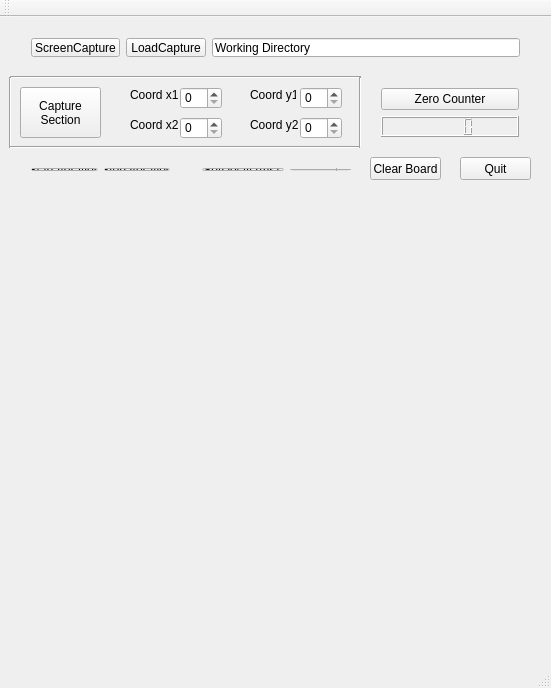
<?xml version="1.0" encoding="UTF-8"?>
<ui version="4.0">
 <class>MainWindow</class>
 <widget class="QMainWindow" name="MainWindow">
  <property name="geometry">
   <rect>
    <x>0</x>
    <y>0</y>
    <width>551</width>
    <height>688</height>
   </rect>
  </property>
  <property name="windowTitle">
   <string>MainWindow</string>
  </property>
  <widget class="QWidget" name="centralWidget">
   <widget class="QPushButton" name="pushButton">
    <property name="geometry">
     <rect>
      <x>460</x>
      <y>140</y>
      <width>71</width>
      <height>23</height>
     </rect>
    </property>
    <property name="text">
     <string>Quit</string>
    </property>
   </widget>
   <widget class="MyPanelOpenGL" name="widget" native="true">
    <property name="geometry">
     <rect>
      <x>20</x>
      <y>180</y>
      <width>500</width>
      <height>500</height>
     </rect>
    </property>
   </widget>
   <widget class="QPushButton" name="pushButton_3">
    <property name="geometry">
     <rect>
      <x>20</x>
      <y>70</y>
      <width>81</width>
      <height>51</height>
     </rect>
    </property>
    <property name="text">
     <string>Capture
Section</string>
    </property>
   </widget>
   <widget class="QLabel" name="label">
    <property name="geometry">
     <rect>
      <x>130</x>
      <y>70</y>
      <width>51</width>
      <height>16</height>
     </rect>
    </property>
    <property name="text">
     <string>Coord x1</string>
    </property>
   </widget>
   <widget class="QLabel" name="label_2">
    <property name="geometry">
     <rect>
      <x>130</x>
      <y>100</y>
      <width>51</width>
      <height>16</height>
     </rect>
    </property>
    <property name="text">
     <string>Coord x2</string>
    </property>
   </widget>
   <widget class="QLabel" name="label_3">
    <property name="geometry">
     <rect>
      <x>250</x>
      <y>70</y>
      <width>46</width>
      <height>16</height>
     </rect>
    </property>
    <property name="text">
     <string>Coord y1</string>
    </property>
   </widget>
   <widget class="QLabel" name="label_4">
    <property name="geometry">
     <rect>
      <x>250</x>
      <y>100</y>
      <width>51</width>
      <height>16</height>
     </rect>
    </property>
    <property name="text">
     <string>Coord y2</string>
    </property>
   </widget>
   <widget class="Line" name="line">
    <property name="geometry">
     <rect>
      <x>10</x>
      <y>50</y>
      <width>351</width>
      <height>20</height>
     </rect>
    </property>
    <property name="orientation">
     <enum>Qt::Horizontal</enum>
    </property>
   </widget>
   <widget class="Line" name="line_2">
    <property name="geometry">
     <rect>
      <x>-10</x>
      <y>60</y>
      <width>41</width>
      <height>71</height>
     </rect>
    </property>
    <property name="orientation">
     <enum>Qt::Vertical</enum>
    </property>
   </widget>
   <widget class="Line" name="line_3">
    <property name="geometry">
     <rect>
      <x>10</x>
      <y>120</y>
      <width>351</width>
      <height>21</height>
     </rect>
    </property>
    <property name="orientation">
     <enum>Qt::Horizontal</enum>
    </property>
   </widget>
   <widget class="Line" name="line_4">
    <property name="geometry">
     <rect>
      <x>350</x>
      <y>60</y>
      <width>20</width>
      <height>71</height>
     </rect>
    </property>
    <property name="orientation">
     <enum>Qt::Vertical</enum>
    </property>
   </widget>
   <widget class="QWidget" name="">
    <property name="geometry">
     <rect>
      <x>20</x>
      <y>10</y>
      <width>511</width>
      <height>41</height>
     </rect>
    </property>
    <layout class="QHBoxLayout" name="horizontalLayout_5">
     <item>
      <layout class="QHBoxLayout" name="horizontalLayout">
       <item>
        <widget class="QPushButton" name="pushButton_2">
         <property name="text">
          <string>ScreenCapture</string>
         </property>
        </widget>
       </item>
       <item>
        <widget class="QPushButton" name="pushButton_6">
         <property name="text">
          <string>LoadCapture</string>
         </property>
        </widget>
       </item>
      </layout>
     </item>
     <item>
      <widget class="QLineEdit" name="lineEdit_5">
       <property name="text">
        <string>Working Directory</string>
       </property>
      </widget>
     </item>
    </layout>
   </widget>
   <widget class="QPushButton" name="pushButton_8">
    <property name="geometry">
     <rect>
      <x>370</x>
      <y>140</y>
      <width>71</width>
      <height>23</height>
     </rect>
    </property>
    <property name="text">
     <string>Clear Board</string>
    </property>
   </widget>
   <widget class="QWidget" name="">
    <property name="geometry">
     <rect>
      <x>191</x>
      <y>140</y>
      <width>171</width>
      <height>25</height>
     </rect>
    </property>
    <layout class="QHBoxLayout" name="horizontalLayout_3">
     <item>
      <widget class="QPushButton" name="pushButton_7">
       <property name="text">
        <string>SetDelay (ms):</string>
       </property>
      </widget>
     </item>
     <item>
      <widget class="QSpinBox" name="spinBox">
       <property name="maximum">
        <number>99999</number>
       </property>
       <property name="value">
        <number>100</number>
       </property>
      </widget>
     </item>
    </layout>
   </widget>
   <widget class="QSpinBox" name="spinBox_2">
    <property name="geometry">
     <rect>
      <x>180</x>
      <y>70</y>
      <width>42</width>
      <height>22</height>
     </rect>
    </property>
   </widget>
   <widget class="QSpinBox" name="spinBox_3">
    <property name="geometry">
     <rect>
      <x>180</x>
      <y>100</y>
      <width>42</width>
      <height>22</height>
     </rect>
    </property>
   </widget>
   <widget class="QSpinBox" name="spinBox_4">
    <property name="geometry">
     <rect>
      <x>300</x>
      <y>70</y>
      <width>42</width>
      <height>22</height>
     </rect>
    </property>
   </widget>
   <widget class="QSpinBox" name="spinBox_5">
    <property name="geometry">
     <rect>
      <x>300</x>
      <y>100</y>
      <width>42</width>
      <height>22</height>
     </rect>
    </property>
   </widget>
   <widget class="QWidget" name="">
    <property name="geometry">
     <rect>
      <x>20</x>
      <y>140</y>
      <width>161</width>
      <height>25</height>
     </rect>
    </property>
    <layout class="QHBoxLayout" name="horizontalLayout_2">
     <item>
      <widget class="QPushButton" name="pushButton_4">
       <property name="text">
        <string>Start Iteration</string>
       </property>
      </widget>
     </item>
     <item>
      <widget class="QPushButton" name="pushButton_5">
       <property name="text">
        <string>Stop Iteration</string>
       </property>
      </widget>
     </item>
    </layout>
   </widget>
   <widget class="QWidget" name="">
    <property name="geometry">
     <rect>
      <x>370</x>
      <y>60</y>
      <width>160</width>
      <height>71</height>
     </rect>
    </property>
    <layout class="QVBoxLayout" name="verticalLayout">
     <item>
      <widget class="QPushButton" name="pushButton_9">
       <property name="text">
        <string>Zero Counter</string>
       </property>
      </widget>
     </item>
     <item>
      <widget class="QLCDNumber" name="lcdNumber"/>
     </item>
    </layout>
   </widget>
   <zorder>pushButton</zorder>
   <zorder>widget</zorder>
   <zorder>pushButton_4</zorder>
   <zorder>pushButton_5</zorder>
   <zorder>pushButton_2</zorder>
   <zorder>pushButton_3</zorder>
   <zorder>label</zorder>
   <zorder>label_2</zorder>
   <zorder>label_3</zorder>
   <zorder>label_4</zorder>
   <zorder>line</zorder>
   <zorder>line_2</zorder>
   <zorder>line_3</zorder>
   <zorder>line_4</zorder>
   <zorder>pushButton_6</zorder>
   <zorder>spinBox</zorder>
   <zorder>lcdNumber</zorder>
   <zorder>pushButton_9</zorder>
   <zorder>lineEdit_5</zorder>
   <zorder>pushButton_2</zorder>
   <zorder>pushButton_6</zorder>
   <zorder></zorder>
   <zorder>pushButton</zorder>
   <zorder>pushButton_8</zorder>
   <zorder>pushButton_8</zorder>
   <zorder>pushButton</zorder>
   <zorder></zorder>
   <zorder>pushButton_8</zorder>
   <zorder>pushButton</zorder>
   <zorder></zorder>
   <zorder>spinBox_2</zorder>
   <zorder>spinBox_3</zorder>
   <zorder>spinBox_4</zorder>
   <zorder>spinBox_5</zorder>
   <zorder>lineEdit_5</zorder>
   <zorder>pushButton_2</zorder>
   <zorder>pushButton_6</zorder>
  </widget>
  <widget class="QToolBar" name="mainToolBar">
   <attribute name="toolBarArea">
    <enum>TopToolBarArea</enum>
   </attribute>
   <attribute name="toolBarBreak">
    <bool>false</bool>
   </attribute>
  </widget>
  <widget class="QStatusBar" name="statusBar"/>
 </widget>
 <layoutdefault spacing="6" margin="11"/>
 <customwidgets>
  <customwidget>
   <class>MyPanelOpenGL</class>
   <extends>QWidget</extends>
   <header>mypanelopengl.h</header>
   <container>1</container>
   <slots>
    <signal>iterate_inc()</signal>
    <signal>signal2()</signal>
    <signal>set_path_box(QString)</signal>
    <slot>start()</slot>
    <slot>run()</slot>
    <slot>stop()</slot>
    <slot>eventFilter(QObject*obj,QEvent*event)</slot>
    <slot>slot1()</slot>
    <slot>write_screen()</slot>
    <slot>load_screen()</slot>
    <slot>clear_board()</slot>
    <slot>start_stop_reset()</slot>
    <slot>capture_section()</slot>
   </slots>
  </customwidget>
 </customwidgets>
 <resources/>
 <connections>
  <connection>
   <sender>pushButton_4</sender>
   <signal>clicked()</signal>
   <receiver>widget</receiver>
   <slot>run()</slot>
   <hints>
    <hint type="sourcelabel">
     <x>70</x>
     <y>169</y>
    </hint>
    <hint type="destinationlabel">
     <x>491</x>
     <y>323</y>
    </hint>
   </hints>
  </connection>
  <connection>
   <sender>pushButton_5</sender>
   <signal>clicked()</signal>
   <receiver>widget</receiver>
   <slot>stop()</slot>
   <hints>
    <hint type="sourcelabel">
     <x>165</x>
     <y>164</y>
    </hint>
    <hint type="destinationlabel">
     <x>486</x>
     <y>266</y>
    </hint>
   </hints>
  </connection>
  <connection>
   <sender>pushButton</sender>
   <signal>clicked()</signal>
   <receiver>MainWindow</receiver>
   <slot>close()</slot>
   <hints>
    <hint type="sourcelabel">
     <x>463</x>
     <y>158</y>
    </hint>
    <hint type="destinationlabel">
     <x>533</x>
     <y>447</y>
    </hint>
   </hints>
  </connection>
  <connection>
   <sender>widget</sender>
   <signal>iterate_inc()</signal>
   <receiver>MainWindow</receiver>
   <slot>lcdset()</slot>
   <hints>
    <hint type="sourcelabel">
     <x>324</x>
     <y>286</y>
    </hint>
    <hint type="destinationlabel">
     <x>350</x>
     <y>40</y>
    </hint>
   </hints>
  </connection>
  <connection>
   <sender>pushButton_2</sender>
   <signal>clicked()</signal>
   <receiver>widget</receiver>
   <slot>write_screen()</slot>
   <hints>
    <hint type="sourcelabel">
     <x>47</x>
     <y>47</y>
    </hint>
    <hint type="destinationlabel">
     <x>37</x>
     <y>247</y>
    </hint>
   </hints>
  </connection>
  <connection>
   <sender>pushButton_6</sender>
   <signal>clicked()</signal>
   <receiver>widget</receiver>
   <slot>load_screen()</slot>
   <hints>
    <hint type="sourcelabel">
     <x>137</x>
     <y>50</y>
    </hint>
    <hint type="destinationlabel">
     <x>241</x>
     <y>238</y>
    </hint>
   </hints>
  </connection>
  <connection>
   <sender>pushButton_9</sender>
   <signal>clicked()</signal>
   <receiver>MainWindow</receiver>
   <slot>lcdclear()</slot>
   <hints>
    <hint type="sourcelabel">
     <x>495</x>
     <y>77</y>
    </hint>
    <hint type="destinationlabel">
     <x>547</x>
     <y>59</y>
    </hint>
   </hints>
  </connection>
  <connection>
   <sender>pushButton_8</sender>
   <signal>clicked()</signal>
   <receiver>widget</receiver>
   <slot>clear_board()</slot>
   <hints>
    <hint type="sourcelabel">
     <x>434</x>
     <y>158</y>
    </hint>
    <hint type="destinationlabel">
     <x>447</x>
     <y>250</y>
    </hint>
   </hints>
  </connection>
  <connection>
   <sender>widget</sender>
   <signal>set_path_box(QString)</signal>
   <receiver>MainWindow</receiver>
   <slot>change_path_box(QString)</slot>
   <hints>
    <hint type="sourcelabel">
     <x>302</x>
     <y>305</y>
    </hint>
    <hint type="destinationlabel">
     <x>544</x>
     <y>223</y>
    </hint>
   </hints>
  </connection>
  <connection>
   <sender>spinBox</sender>
   <signal>valueChanged(int)</signal>
   <receiver>MainWindow</receiver>
   <slot>delay_set(int)</slot>
   <hints>
    <hint type="sourcelabel">
     <x>339</x>
     <y>163</y>
    </hint>
    <hint type="destinationlabel">
     <x>364</x>
     <y>177</y>
    </hint>
   </hints>
  </connection>
  <connection>
   <sender>pushButton_7</sender>
   <signal>clicked()</signal>
   <receiver>widget</receiver>
   <slot>start_stop_reset()</slot>
   <hints>
    <hint type="sourcelabel">
     <x>241</x>
     <y>163</y>
    </hint>
    <hint type="destinationlabel">
     <x>280</x>
     <y>241</y>
    </hint>
   </hints>
  </connection>
  <connection>
   <sender>spinBox_2</sender>
   <signal>valueChanged(int)</signal>
   <receiver>MainWindow</receiver>
   <slot>set_x(int)</slot>
   <hints>
    <hint type="sourcelabel">
     <x>197</x>
     <y>95</y>
    </hint>
    <hint type="destinationlabel">
     <x>204</x>
     <y>56</y>
    </hint>
   </hints>
  </connection>
  <connection>
   <sender>spinBox_4</sender>
   <signal>valueChanged(int)</signal>
   <receiver>MainWindow</receiver>
   <slot>set_y(int)</slot>
   <hints>
    <hint type="sourcelabel">
     <x>308</x>
     <y>97</y>
    </hint>
    <hint type="destinationlabel">
     <x>294</x>
     <y>56</y>
    </hint>
   </hints>
  </connection>
 </connections>
 <slots>
  <slot>lcdset()</slot>
  <slot>lcdclear()</slot>
  <slot>change_path_box(QString)</slot>
  <slot>delay_set(int)</slot>
  <slot>set_x(int)</slot>
  <slot>set_y(int)</slot>
 </slots>
</ui>
